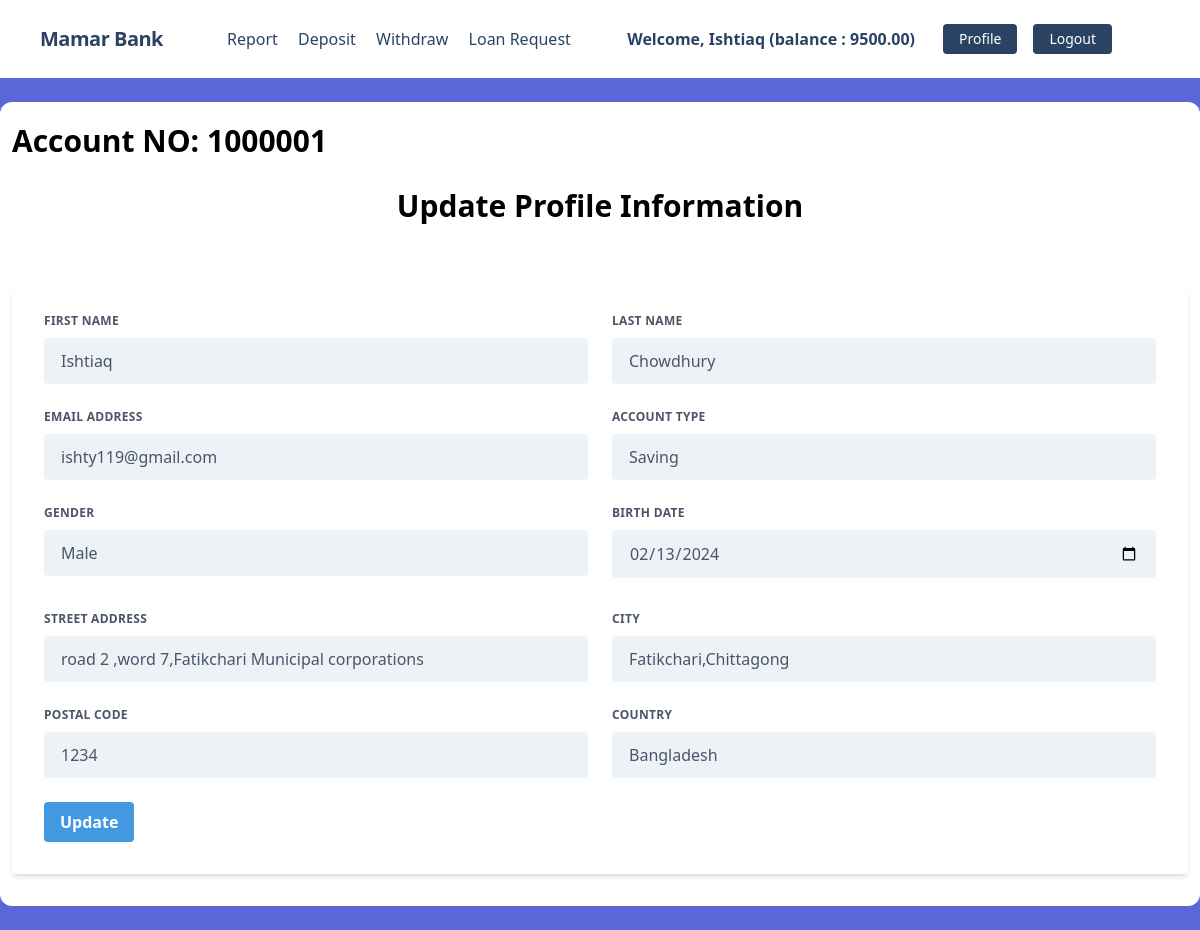
/accounts/profile/ (signed in), run on the app's committed database.
### accounts/models.py (models this page shows, shortened)
class UserBankAccount(models.Model):
    user = models.OneToOneField(User,related_name="account",on_delete=models.CASCADE)
    account_type = models.CharField(max_length=10,choices=ACCOUNT_TYPE)
    account_no = models.IntegerField(unique=True)
    birth_date = models.DateField(null=True, blank=True)
    gender = models.CharField(max_length=10,choices=GENDER)
    initial_deposit_date = models.DateField(auto_now_add=True)
    balance = models.DecimalField(max_digits=12,default=0,decimal_places=2)

class UserAddress(models.Model):
    user = models.OneToOneField(User,related_name="address",on_delete=models.CASCADE)
    street_address = models.CharField(max_length=100)
    city = models.CharField(max_length=100)
    postal_code = models.IntegerField()
    country = models.CharField(max_length=100)

### accounts/views.py (the view, shortened to what this page needs)
# urls.py: path('profile/', UserBankAccountUpdateView.as_view(), name='profile' )
class UserBankAccountUpdateView(View):
    template_name = 'accounts/profile.html'
    def get(self,request):
        form = UserUpdateForm(instance=request.user)
        return render(request,self.template_name,{'form':form})

### accounts/templates/accounts/profile.html (shortened to what this page needs)
{% extends 'base.html' %}
{% load static %}
{% block body %}
<div class="bg-white px-3 py-4 rounded-xl my-6">
    <h4 class="font-bold text-3xl text-left pb-5">Account NO: {{request.user.account.account_no}}</h4>
    <h1 class="font-bold text-3xl text-center pb-5">Update Profile Information</h1>
    <div class="w-full mt-10">
        <form method="post" class="bg-white shadow-md rounded px-8 pt-6 pb-8 mb-4">
            <div class="flex flex-wrap -mx-3 mb-6">
                <div class="w-full md:w-1/2 px-3 mb-6 md:mb-0">
                    <label class="block uppercase tracking-wide text-gray-700 text-xs font-bold mb-2" for="{{ form.first_name.id_for_label }}">
                        {{ form.first_name.label }}
                    </label> {{ form.first_name }}
                </div>
                <div class="w-full md:w-1/2 px-3">
                    <label class="block uppercase tracking-wide text-gray-700 text-xs font-bold mb-2" for="{{ form.last_name.id_for_label }}">
                        {{ form.last_name.label }}
                    </label> {{ form.last_name }}
                </div>
            </div>
            <div class="flex flex-wrap -mx-3 mb-6">
                <div class="w-full md:w-1/2 px-3 mb-6 md:mb-0">
                    <label class="block uppercase tracking-wide text-gray-700 text-xs font-bold mb-2" for="{{ form.email.id_for_label }}">
                        {{ form.email.label }}
                    </label> {{ form.email }}
                </div>
                <div class="w-full md:w-1/2 px-3 mb-6 md:mb-0">
                    <label class="block uppercase tracking-wide text-gray-700 text-xs font-bold mb-2" for="{{ form.account_type.id_for_label }}">
                        {{ form.account_type.label }}
                    </label> {{ form.account_type }}
                </div>
            </div>
            <div class="flex flex-wrap -mx-3 mb-6">
                <div class="w-full md:w-1/2 px-3 mb-6 md:mb-0">
                    <label class="block uppercase tracking-wide text-gray-700 text-xs font-bold mb-2" for="{{ form.gender.id_for_label }}">
                        {{ form.gender.label }}
                    </label> {{ form.gender }}
                </div>
                <div class="w-full md:w-1/2 px-3 mb-6 md:mb-0">
                    <label class="block uppercase tracking-wide text-gray-700 text-xs font-bold mb-2" for="{{ form.birth_date.id_for_label }}">
                        {{ form.birth_date.label }}
                    </label> {{ form.birth_date }}
                </div>
            </div>
            <div class="flex flex-wrap -mx-3">
                <div class="w-full md:w-1/2 px-3 mb-6 md:mb-0">
                </div>
                <div class="w-full md:w-1/2 px-3 mb-6 md:mb-0">
                </div>
            </div>
            <div class="flex flex-wrap -mx-3 mb-6">
                <div class="w-full md:w-1/2 px-3 mb-6 md:mb-0">
                    <label class="block uppercase tracking-wide text-gray-700 text-xs font-bold mb-2" for="{{ form.street_address.id_for_label }}">
                        {{ form.street_address.label }}
                    </label> {{ form.street_address }}
                </div>
                <div class="w-full md:w-1/2 px-3">
                    <label class="block uppercase tracking-wide text-gray-700 text-xs font-bold mb-2" for="{{ form.city.id_for_label }}">
                        {{ form.city.label }}
                    </label> {{ form.city }}
                </div>
            </div>
            <div class="flex flex-wrap -mx-3 mb-6">
                <div class="w-full md:w-1/2 px-3 mb-6 md:mb-0">
                    <label class="block uppercase tracking-wide text-gray-700 text-xs font-bold mb-2" for="{{ form.postal_code.id_for_label }}">
                        {{ form.postal_code.label }}
                    </label> {{ form.postal_code }}
                </div>
                <div class="w-full md:w-1/2 px-3">
                    <label class="block uppercase tracking-wide text-gray-700 text-xs font-bold mb-2" for="{{ form.country.id_for_label }}">
                        {{ form.country.label }}
                    </label> {{ form.country }}
                </div>
            </div>
            <div class="flex items-center justify-between">
                <button class="bg-blue-500 hover:bg-blue-700 text-white font-bold py-2 px-4 rounded focus:outline-none focus:shadow-outline" type="submit">
                    Update
                </button>
            </div>
        </form>
    </div>
</div>
{% endblock %}

### core/templates/navbar.html (shortened to what this page needs)
<nav class="flex items-center justify-between flex-wrap bg-white p-6 px-10">
    <div class="flex items-center flex-shrink-0 text-white mr-6">
        <span class="font-semibold text-xl tracking-tight text-blue-900"><a href="/">Mamar Bank</a></span>
    </div>
    <div class="w-full block flex-grow lg:flex lg:items-center lg:w-auto px-10">
        {% if request.user.is_authenticated %}
            <div class="text-md lg:flex-grow">
                <a href="{% url 'transaction_report'%}" class="block mt-4 lg:inline-block lg:mt-0 text-blue-900 hover:text-red-900 hover:font-black mr-4">
                    Report
                </a>
                <a href="{% url 'deposit_money'%}" class="block mt-4 lg:inline-block lg:mt-0 text-blue-900 hover:text-red-900 hover:font-black mr-4">
                    Deposit
                </a>
                <a href="{% url 'withdraw_money'%}" class="block mt-4 lg:inline-block lg:mt-0 text-blue-900 hover:text-red-900 hover:font-black mr-4">
                    Withdraw
                </a>
                <a href="{% url 'loan_request'%}" class="block mt-4 lg:inline-block lg:mt-0 text-blue-900 hover:text-red-900 hover:font-black mr-4">
                    Loan Request
                </a>
            </div>
            <div class="flex w-auto">
                <div class="text-blue-900 my-auto font-black px-5">Welcome, {{ request.user.first_name }} (balance : {{request.user.account.balance}}) </div>
                <a href="{% url 'profile' %}" class="mx-2 inline-block font-medium text-sm px-4 py-2 leading-none bg-blue-900 rounded text-white border-white hover:border-transparent hover:text-dark hover:bg-red-700 mt-4 lg:mt-0">Profile</a>
                <a href="{% url 'logout' %}" class="mx-2 inline-block font-medium text-sm px-4 py-2 leading-none bg-blue-900 rounded text-white border-white hover:border-transparent hover:text-dark hover:bg-red-700 mt-4 lg:mt-0">Logout</a>
            </div>
        {% endif %}
    </div>
</nav>

### data on the page
UserAddress: street_address "road 2 ,word 7,Fatikchari Municipal corporations", city "Fatikchari,Chittagong", country "Bangladesh"

### other printed values
{{ request.user.first_name }} "Ishtiaq"
{{ request.user.account.balance }} "9500.00"
{{ request.user.account.account_no }} "1000001"
